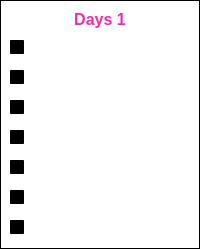
                 <widget class="QWidget" name="Day1">
                  <property name="styleSheet">
                   <string notr="true">background-color: qlineargradient(spread:pad, x1:0, y1:0, x2:1, y2:1, stop:0 rgba(0, 0, 0, 0), stop:1 rgba(255, 255, 255, 0));</string>
                  </property>
                  <layout class="QHBoxLayout" name="horizontalLayout_16">
                   <property name="spacing">
                    <number>0</number>
                   </property>
                   <property name="leftMargin">
                    <number>0</number>
                   </property>
                   <property name="topMargin">
                    <number>0</number>
                   </property>
                   <property name="rightMargin">
                    <number>0</number>
                   </property>
                   <property name="bottomMargin">
                    <number>0</number>
                   </property>
                   <item>
                    <widget class="QFrame" name="SubjectDays">
                     <property name="frameShape">
                      <enum>QFrame::StyledPanel</enum>
                     </property>
                     <property name="frameShadow">
                      <enum>QFrame::Raised</enum>
                     </property>
                     <layout class="QVBoxLayout" name="verticalLayout_2">
                      <item>
                       <widget class="QLabel" name="Subject1DaysHeading">
                        <property name="maximumSize">
                         <size>
                          <width>16777215</width>
                          <height>100</height>
                         </size>
                        </property>
                        <property name="font">
                         <font>
                          <pointsize>12</pointsize>
                          <weight>75</weight>
                          <bold>true</bold>
                         </font>
                        </property>
                        <property name="styleSheet">
                         <string notr="true">QLabel{
	
color: rgb(241, 44, 172);
border-radius:10px;

}</string>
                        </property>
                        <property name="midLineWidth">
                         <number>4</number>
                        </property>
                        <property name="text">
                         <string>Days 1</string>
                        </property>
                        <property name="alignment">
                         <set>Qt::AlignCenter</set>
                        </property>
                       </widget>
                      </item>
                      <item>
                       <widget class="QCheckBox" name="Subject1Sunday">
                        <property name="font">
                         <font>
                          <pointsize>11</pointsize>
                         </font>
                        </property>
                        <property name="styleSheet">
                         <string notr="true">QCheckBox{

	color: rgb(255, 255, 255);
}</string>
                        </property>
                        <property name="text">
                         <string>Sun</string>
                        </property>
                        <property name="tristate">
                         <bool>false</bool>
                        </property>
                       </widget>
                      </item>
                      <item>
                       <widget class="QCheckBox" name="Subject1Monday">
                        <property name="font">
                         <font>
                          <pointsize>11</pointsize>
                         </font>
                        </property>
                        <property name="styleSheet">
                         <string notr="true">QCheckBox{

	color: rgb(255, 255, 255);
}</string>
                        </property>
                        <property name="text">
                         <string>Mon</string>
                        </property>
                        <property name="tristate">
                         <bool>false</bool>
                        </property>
                       </widget>
                      </item>
                      <item>
                       <widget class="QCheckBox" name="Subject1Tuesday">
                        <property name="font">
                         <font>
                          <pointsize>11</pointsize>
                         </font>
                        </property>
                        <property name="styleSheet">
                         <string notr="true">QCheckBox{

	color: rgb(255, 255, 255);
}</string>
                        </property>
                        <property name="text">
                         <string>Tue</string>
                        </property>
                        <property name="tristate">
                         <bool>false</bool>
                        </property>
                       </widget>
                      </item>
                      <item>
                       <widget class="QCheckBox" name="Subject1Wednesday">
                        <property name="font">
                         <font>
                          <pointsize>11</pointsize>
                         </font>
                        </property>
                        <property name="styleSheet">
                         <string notr="true">QCheckBox{

	color: rgb(255, 255, 255);
}</string>
                        </property>
                        <property name="text">
                         <string>Wed</string>
                        </property>
                        <property name="tristate">
                         <bool>false</bool>
                        </property>
                       </widget>
                      </item>
                      <item>
                       <widget class="QCheckBox" name="Subject1Thursday">
                        <property name="font">
                         <font>
                          <pointsize>11</pointsize>
                         </font>
                        </property>
                        <property name="styleSheet">
                         <string notr="true">QCheckBox{

	color: rgb(255, 255, 255);
}</string>
                        </property>
                        <property name="text">
                         <string>Thu</string>
                        </property>
                        <property name="tristate">
                         <bool>false</bool>
                        </property>
                       </widget>
                      </item>
                      <item>
                       <widget class="QCheckBox" name="Subject1Friday">
                        <property name="font">
                         <font>
                          <pointsize>11</pointsize>
                         </font>
                        </property>
                        <property name="styleSheet">
                         <string notr="true">QCheckBox{

	color: rgb(255, 255, 255);
}</string>
                        </property>
                        <property name="text">
                         <string>Fri</string>
                        </property>
                        <property name="tristate">
                         <bool>false</bool>
                        </property>
                       </widget>
                      </item>
                      <item>
                       <widget class="QCheckBox" name="Subject1Saturday">
                        <property name="font">
                         <font>
                          <pointsize>11</pointsize>
                         </font>
                        </property>
                        <property name="styleSheet">
                         <string notr="true">QCheckBox{

	color: rgb(255, 255, 255);
}</string>
                        </property>
                        <property name="text">
                         <string>Sat</string>
                        </property>
                        <property name="tristate">
                         <bool>false</bool>
                        </property>
                       </widget>
                      </item>
                     </layout>
                    </widget>
                   </item>
                  </layout>
                 </widget>
